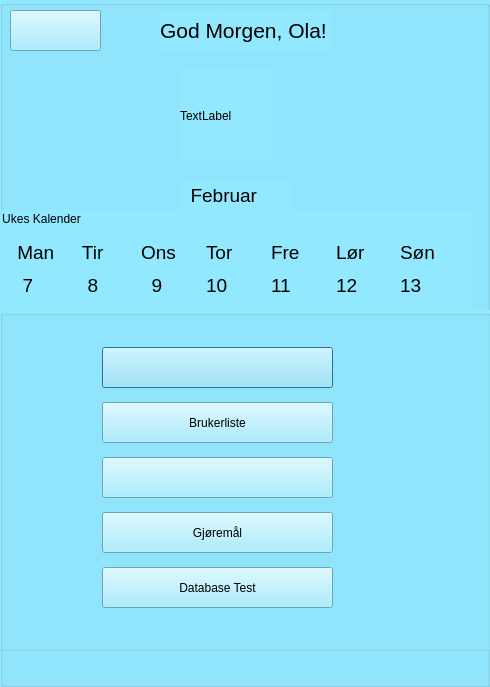
<?xml version="1.0" encoding="UTF-8"?>
<ui version="4.0">
 <class>homepageDialog</class>
 <widget class="QDialog" name="homepageDialog">
  <property name="geometry">
   <rect>
    <x>0</x>
    <y>0</y>
    <width>490</width>
    <height>687</height>
   </rect>
  </property>
  <property name="windowTitle">
   <string>Dialog</string>
  </property>
  <property name="styleSheet">
   <string notr="true">background-color: rgb(146, 232, 255);</string>
  </property>
  <widget class="QGroupBox" name="groupBox">
   <property name="geometry">
    <rect>
     <x>0</x>
     <y>0</y>
     <width>490</width>
     <height>687</height>
    </rect>
   </property>
   <property name="title">
    <string/>
   </property>
   <widget class="QGroupBox" name="groupBox_3">
    <property name="geometry">
     <rect>
      <x>0</x>
      <y>210</y>
      <width>471</width>
      <height>101</height>
     </rect>
    </property>
    <property name="styleSheet">
     <string notr="true">color: rgb(0, 0, 0);
border:none;</string>
    </property>
    <property name="title">
     <string>Ukes Kalender</string>
    </property>
    <layout class="QGridLayout" name="gridLayout">
     <item row="0" column="3">
      <widget class="QLabel" name="label_Thursday">
       <property name="font">
        <font>
         <pointsize>14</pointsize>
        </font>
       </property>
       <property name="text">
        <string>Tor</string>
       </property>
      </widget>
     </item>
     <item row="0" column="1">
      <widget class="QLabel" name="label_Tuesday">
       <property name="font">
        <font>
         <pointsize>14</pointsize>
        </font>
       </property>
       <property name="text">
        <string> Tir</string>
       </property>
      </widget>
     </item>
     <item row="0" column="5">
      <widget class="QLabel" name="label_Saturday">
       <property name="font">
        <font>
         <pointsize>14</pointsize>
        </font>
       </property>
       <property name="text">
        <string>Lør</string>
       </property>
      </widget>
     </item>
     <item row="0" column="2">
      <widget class="QLabel" name="label_Wednesday">
       <property name="font">
        <font>
         <pointsize>14</pointsize>
        </font>
       </property>
       <property name="text">
        <string>Ons</string>
       </property>
      </widget>
     </item>
     <item row="1" column="1">
      <widget class="QLabel" name="label_Tuesday_NR">
       <property name="font">
        <font>
         <pointsize>14</pointsize>
        </font>
       </property>
       <property name="text">
        <string>  8</string>
       </property>
      </widget>
     </item>
     <item row="1" column="3">
      <widget class="QLabel" name="label_Thursday_NR">
       <property name="font">
        <font>
         <pointsize>14</pointsize>
        </font>
       </property>
       <property name="text">
        <string>10</string>
       </property>
      </widget>
     </item>
     <item row="0" column="0">
      <widget class="QLabel" name="label_Monday">
       <property name="font">
        <font>
         <pointsize>14</pointsize>
        </font>
       </property>
       <property name="text">
        <string> Man</string>
       </property>
      </widget>
     </item>
     <item row="1" column="0">
      <widget class="QLabel" name="label_Monday_NR">
       <property name="font">
        <font>
         <pointsize>14</pointsize>
        </font>
       </property>
       <property name="text">
        <string>  7</string>
       </property>
      </widget>
     </item>
     <item row="0" column="4">
      <widget class="QLabel" name="label_Friday">
       <property name="font">
        <font>
         <pointsize>14</pointsize>
        </font>
       </property>
       <property name="text">
        <string>Fre</string>
       </property>
      </widget>
     </item>
     <item row="1" column="5">
      <widget class="QLabel" name="label_Saturday_NR">
       <property name="font">
        <font>
         <pointsize>14</pointsize>
        </font>
       </property>
       <property name="text">
        <string>12</string>
       </property>
      </widget>
     </item>
     <item row="1" column="2">
      <widget class="QLabel" name="label_Wednesday_NR">
       <property name="font">
        <font>
         <pointsize>14</pointsize>
        </font>
       </property>
       <property name="text">
        <string>  9</string>
       </property>
      </widget>
     </item>
     <item row="1" column="4">
      <widget class="QLabel" name="label_Friday_NR">
       <property name="font">
        <font>
         <pointsize>14</pointsize>
        </font>
       </property>
       <property name="text">
        <string>11</string>
       </property>
      </widget>
     </item>
     <item row="0" column="6">
      <widget class="QLabel" name="label_Sunday">
       <property name="font">
        <font>
         <pointsize>14</pointsize>
        </font>
       </property>
       <property name="text">
        <string>Søn</string>
       </property>
      </widget>
     </item>
     <item row="1" column="6">
      <widget class="QLabel" name="label_Sunday_NR">
       <property name="font">
        <font>
         <pointsize>14</pointsize>
        </font>
       </property>
       <property name="text">
        <string>13</string>
       </property>
      </widget>
     </item>
    </layout>
   </widget>
   <widget class="QGroupBox" name="groupBox_2">
    <property name="geometry">
     <rect>
      <x>0</x>
      <y>310</y>
      <width>491</width>
      <height>341</height>
     </rect>
    </property>
    <property name="styleSheet">
     <string notr="true"/>
    </property>
    <property name="title">
     <string/>
    </property>
    <widget class="QPushButton" name="pushButton_Profile">
     <property name="geometry">
      <rect>
       <x>102</x>
       <y>37</y>
       <width>231</width>
       <height>41</height>
      </rect>
     </property>
     <property name="baseSize">
      <size>
       <width>0</width>
       <height>0</height>
      </size>
     </property>
     <property name="styleSheet">
      <string notr="true">border-image: url(:/Assets/Buttons/profil_active.png);</string>
     </property>
     <property name="text">
      <string/>
     </property>
    </widget>
    <widget class="QPushButton" name="pushButton_startTest">
     <property name="geometry">
      <rect>
       <x>102</x>
       <y>92</y>
       <width>231</width>
       <height>41</height>
      </rect>
     </property>
     <property name="styleSheet">
      <string notr="true">color: rgb(0, 0, 0);
background-color: rgb(146, 232, 255);</string>
     </property>
     <property name="text">
      <string>Brukerliste</string>
     </property>
    </widget>
    <widget class="QPushButton" name="pushButton_Results">
     <property name="geometry">
      <rect>
       <x>102</x>
       <y>147</y>
       <width>231</width>
       <height>41</height>
      </rect>
     </property>
     <property name="styleSheet">
      <string notr="true">border-image: url(:/Assets/Buttons/resultater_active.png);</string>
     </property>
     <property name="text">
      <string/>
     </property>
    </widget>
    <widget class="QPushButton" name="pushButton_Reminders">
     <property name="geometry">
      <rect>
       <x>102</x>
       <y>202</y>
       <width>231</width>
       <height>41</height>
      </rect>
     </property>
     <property name="styleSheet">
      <string notr="true">color: rgb(0, 0, 0);
background-color: rgb(146, 232, 255);</string>
     </property>
     <property name="text">
      <string>Gjøremål</string>
     </property>
    </widget>
    <widget class="QPushButton" name="pushButton">
     <property name="geometry">
      <rect>
       <x>102</x>
       <y>257</y>
       <width>231</width>
       <height>41</height>
      </rect>
     </property>
     <property name="styleSheet">
      <string notr="true">color: rgb(0, 0, 0);
background-color: rgb(146, 232, 255);</string>
     </property>
     <property name="text">
      <string>Database Test</string>
     </property>
    </widget>
   </widget>
   <widget class="QLabel" name="label_profilePicture_Main">
    <property name="geometry">
     <rect>
      <x>180</x>
      <y>70</y>
      <width>91</width>
      <height>91</height>
     </rect>
    </property>
    <property name="text">
     <string>TextLabel</string>
    </property>
   </widget>
   <widget class="QLabel" name="label_Greeting">
    <property name="geometry">
     <rect>
      <x>160</x>
      <y>10</y>
      <width>171</width>
      <height>41</height>
     </rect>
    </property>
    <property name="font">
     <font>
      <pointsize>16</pointsize>
     </font>
    </property>
    <property name="styleSheet">
     <string notr="true">color: rgb(0, 0, 0);</string>
    </property>
    <property name="text">
     <string>God Morgen, Ola!</string>
    </property>
   </widget>
   <widget class="QLabel" name="label">
    <property name="geometry">
     <rect>
      <x>180</x>
      <y>180</y>
      <width>111</width>
      <height>31</height>
     </rect>
    </property>
    <property name="font">
     <font>
      <pointsize>14</pointsize>
     </font>
    </property>
    <property name="styleSheet">
     <string notr="true">color: rgb(0, 0, 0);</string>
    </property>
    <property name="text">
     <string>  Februar</string>
    </property>
   </widget>
   <widget class="QPushButton" name="pushButton_2">
    <property name="geometry">
     <rect>
      <x>10</x>
      <y>10</y>
      <width>91</width>
      <height>41</height>
     </rect>
    </property>
    <property name="styleSheet">
     <string notr="true">border-image: url(:/Assets/Buttons/avslutt_active.png);</string>
    </property>
    <property name="text">
     <string/>
    </property>
   </widget>
  </widget>
 </widget>
 <resources/>
 <connections/>
</ui>
